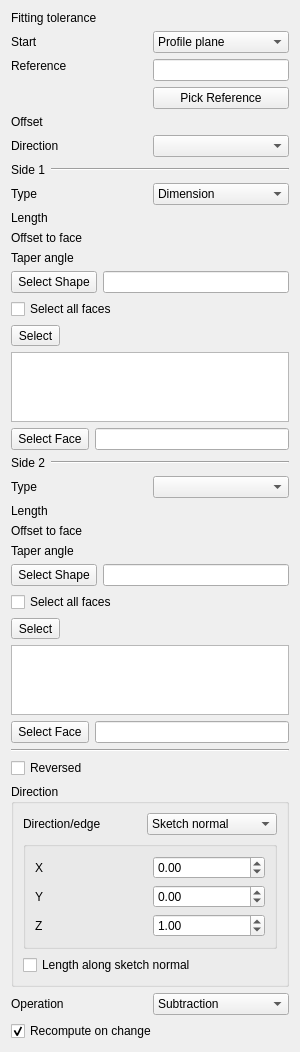
<?xml version="1.0" encoding="UTF-8"?>
<ui version="4.0">
 <class>PartDesignGui::TaskPadPocketParameters</class>
 <widget class="QWidget" name="PartDesignGui::TaskPadPocketParameters">
  <property name="geometry">
   <rect>
    <x>0</x>
    <y>0</y>
    <width>300</width>
    <height>772</height>
   </rect>
  </property>
  <property name="windowTitle">
   <string notr="true">Form</string>
  </property>
  <layout class="QVBoxLayout" name="verticalLayout">
   <item>
    <layout class="QFormLayout" name="fittingToleranceLayout">
     <item row="0" column="0">
      <widget class="QLabel" name="fittingToleranceLabel">
       <property name="text">
        <string>Fitting tolerance</string>
       </property>
       <property name="buddy">
        <cstring>fittingToleranceEdit</cstring>
       </property>
      </widget>
     </item>
     <item row="0" column="1">
      <widget class="Gui::PrefQuantitySpinBox" name="fittingToleranceEdit" native="true">
       <property name="toolTip">
        <string>Signed size correction: positive enlarges Pocket profiles and shrinks Pad profiles for clearance; negative does the reverse. Half is applied at each boundary. A 10 mm circular Pocket with +0.4 mm becomes 10.4 mm; a 10 mm circular Pad becomes 9.6 mm. Zero preserves the nominal profile.</string>
       </property>
       <property name="keyboardTracking" stdset="0">
        <bool>false</bool>
       </property>
       <property name="unit" stdset="0">
        <string notr="true">mm</string>
       </property>
      </widget>
     </item>
    </layout>
   </item>
   <item>
    <layout class="QGridLayout" name="gridLayout">
     <item row="0" column="0">
      <widget class="QLabel" name="labelStart">
       <property name="text">
        <string>Start</string>
       </property>
      </widget>
     </item>
     <item row="0" column="1">
      <widget class="QComboBox" name="startMode">
       <item>
        <property name="text">
         <string>Profile plane</string>
        </property>
       </item>
       <item>
        <property name="text">
         <string>Offset</string>
        </property>
       </item>
       <item>
        <property name="text">
         <string>Reference</string>
        </property>
       </item>
      </widget>
     </item>
     <item row="1" column="0" rowspan="2">
      <widget class="QLabel" name="labelStartReference">
       <property name="text">
        <string>Reference</string>
       </property>
       <property name="alignment">
        <set>Qt::AlignLeading|Qt::AlignLeft|Qt::AlignTop</set>
       </property>
      </widget>
     </item>
     <item row="1" column="1">
      <widget class="QLineEdit" name="lineStartReference">
       <property name="sizePolicy">
        <sizepolicy hsizetype="Ignored" vsizetype="Fixed">
         <horstretch>0</horstretch>
         <verstretch>0</verstretch>
        </sizepolicy>
       </property>
       <property name="readOnly">
        <bool>true</bool>
       </property>
      </widget>
     </item>
     <item row="2" column="1">
      <widget class="QPushButton" name="buttonStartReference">
       <property name="sizePolicy">
        <sizepolicy hsizetype="Ignored" vsizetype="Fixed">
         <horstretch>0</horstretch>
         <verstretch>0</verstretch>
        </sizepolicy>
       </property>
       <property name="text">
        <string>Pick Reference</string>
       </property>
       <property name="checkable">
        <bool>true</bool>
       </property>
      </widget>
     </item>
     <item row="3" column="0">
      <widget class="QLabel" name="labelStartOffset">
       <property name="text">
        <string>Offset</string>
       </property>
      </widget>
     </item>
     <item row="3" column="1">
      <widget class="Gui::PrefQuantitySpinBox" name="startOffsetEdit" native="true">
       <property name="keyboardTracking" stdset="0">
        <bool>false</bool>
       </property>
       <property name="unit" stdset="0">
        <string notr="true">mm</string>
       </property>
      </widget>
     </item>
     <item row="4" column="0">
      <widget class="QLabel" name="sidesLabel">
       <property name="text">
        <string>Direction</string>
       </property>
      </widget>
     </item>
     <item row="4" column="1">
      <widget class="QComboBox" name="sidesMode"/>
     </item>
     <item row="5" column="0" colspan="2">
      <layout class="QHBoxLayout" name="side1Layout">
       <property name="leftMargin">
        <number>0</number>
       </property>
       <property name="topMargin">
        <number>0</number>
       </property>
       <property name="rightMargin">
        <number>0</number>
       </property>
       <property name="bottomMargin">
        <number>0</number>
       </property>
       <item>
        <widget class="QLabel" name="side1Label">
         <property name="text">
          <string>Side 1</string>
         </property>
        </widget>
       </item>
       <item>
        <widget class="Line" name="line1">
         <property name="orientation">
          <enum>Qt::Horizontal</enum>
         </property>
         <property name="sizePolicy">
          <sizepolicy hsizetype="Expanding" vsizetype="Fixed">
           <horstretch>0</horstretch>
           <verstretch>0</verstretch>
          </sizepolicy>
         </property>
        </widget>
       </item>
      </layout>
     </item>
     <item row="6" column="0">
      <widget class="QLabel" name="textLabel1">
       <property name="text">
        <string>Type</string>
       </property>
      </widget>
     </item>
     <item row="6" column="1">
      <widget class="QComboBox" name="changeMode">
       <item>
        <property name="text">
         <string>Dimension</string>
        </property>
       </item>
      </widget>
     </item>
     <item row="7" column="0">
      <widget class="QLabel" name="labelLength">
       <property name="text">
        <string>Length</string>
       </property>
      </widget>
     </item>
     <item row="7" column="1">
      <widget class="Gui::PrefQuantitySpinBox" name="lengthEdit" native="true">
       <property name="keyboardTracking" stdset="0">
        <bool>false</bool>
       </property>
       <property name="unit" stdset="0">
        <string notr="true">mm</string>
       </property>
      </widget>
     </item>
     <item row="8" column="0">
      <widget class="QLabel" name="labelOffset">
       <property name="text">
        <string>Offset to face</string>
       </property>
      </widget>
     </item>
     <item row="8" column="1">
      <widget class="Gui::PrefQuantitySpinBox" name="offsetEdit" native="true">
       <property name="keyboardTracking" stdset="0">
        <bool>false</bool>
       </property>
       <property name="unit" stdset="0">
        <string notr="true">mm</string>
       </property>
      </widget>
     </item>
     <item row="9" column="0">
      <widget class="QLabel" name="labelTaperAngle">
       <property name="toolTip">
        <string>Angle to taper the extrusion</string>
       </property>
       <property name="text">
        <string>Taper angle</string>
       </property>
      </widget>
     </item>
     <item row="9" column="1">
      <widget class="Gui::PrefQuantitySpinBox" name="taperEdit" native="true">
       <property name="keyboardTracking" stdset="0">
        <bool>false</bool>
       </property>
       <property name="unit" stdset="0">
        <string notr="true">deg</string>
       </property>
      </widget>
     </item>
     <item row="10" column="0" colspan="2">
      <widget class="QFrame" name="upToShapeList">
       <property name="frameShadow">
        <enum>QFrame::Plain</enum>
       </property>
       <property name="lineWidth">
        <number>0</number>
       </property>
       <layout class="QVBoxLayout">
        <property name="leftMargin">
         <number>0</number>
        </property>
        <property name="topMargin">
         <number>0</number>
        </property>
        <property name="rightMargin">
         <number>0</number>
        </property>
        <property name="bottomMargin">
         <number>0</number>
        </property>
        <item>
         <layout class="QGridLayout" name="_2">
          <item row="0" column="1">
           <widget class="QLineEdit" name="lineShapeName">
            <property name="readOnly">
             <bool>true</bool>
            </property>
           </widget>
          </item>
          <item row="0" column="0">
           <widget class="QToolButton" name="buttonShape">
            <property name="minimumSize">
             <size>
              <width>0</width>
              <height>22</height>
             </size>
            </property>
            <property name="text">
             <string>Select Shape</string>
            </property>
            <property name="checkable">
             <bool>true</bool>
            </property>
           </widget>
          </item>
         </layout>
        </item>
        <item>
         <widget class="QCheckBox" name="checkBoxAllFaces">
          <property name="enabled">
           <bool>true</bool>
          </property>
          <property name="toolTip">
           <string>Selects all faces of the shape</string>
          </property>
          <property name="text">
           <string>Select all faces</string>
          </property>
         </widget>
        </item>
        <item>
         <widget class="QWidget" name="upToShapeFaces" native="true">
          <layout class="QVBoxLayout" name="verticalLayout_2">
           <property name="leftMargin">
            <number>0</number>
           </property>
           <property name="topMargin">
            <number>0</number>
           </property>
           <property name="rightMargin">
            <number>0</number>
           </property>
           <property name="bottomMargin">
            <number>0</number>
           </property>
           <item>
            <widget class="QToolButton" name="buttonShapeFace">
             <property name="toolTip">
              <string>Toggles between selection and preview mode</string>
             </property>
             <property name="text">
              <string>Select</string>
             </property>
             <property name="checkable">
              <bool>true</bool>
             </property>
            </widget>
           </item>
           <item>
            <widget class="QListWidget" name="listWidgetReferences">
             <property name="selectionMode">
              <enum>QAbstractItemView::ExtendedSelection</enum>
             </property>
            </widget>
           </item>
          </layout>
         </widget>
        </item>
       </layout>
      </widget>
     </item>
     <item row="11" column="0" colspan="2">
      <layout class="QGridLayout" name="gridLayout_5">
       <item row="0" column="1">
        <widget class="QLineEdit" name="lineFaceName">
         <property name="readOnly">
          <bool>true</bool>
         </property>
        </widget>
       </item>
       <item row="0" column="0">
        <widget class="QToolButton" name="buttonFace">
         <property name="minimumSize">
          <size>
           <width>0</width>
           <height>22</height>
          </size>
         </property>
         <property name="text">
          <string>Select Face</string>
         </property>
         <property name="checkable">
          <bool>true</bool>
         </property>
        </widget>
       </item>
      </layout>
     </item>
     <item row="12" column="0" colspan="2">
      <layout class="QHBoxLayout" name="verticalLayout_221">
       <property name="leftMargin">
        <number>0</number>
       </property>
       <property name="topMargin">
        <number>0</number>
       </property>
       <property name="rightMargin">
        <number>0</number>
       </property>
       <property name="bottomMargin">
        <number>0</number>
       </property>
       <item>
        <widget class="QLabel" name="side2Label">
         <property name="text">
          <string>Side 2</string>
         </property>
        </widget>
       </item>
       <item>
        <widget class="Line" name="line2">
         <property name="orientation">
          <enum>Qt::Horizontal</enum>
         </property>
         <property name="sizePolicy">
          <sizepolicy hsizetype="Expanding" vsizetype="Fixed">
           <horstretch>0</horstretch>
           <verstretch>0</verstretch>
          </sizepolicy>
         </property>
        </widget>
       </item>
      </layout>
     </item>
     <item row="13" column="0">
      <widget class="QLabel" name="typeLabel2">
       <property name="text">
        <string>Type</string>
       </property>
      </widget>
     </item>
     <item row="13" column="1">
      <widget class="QComboBox" name="changeMode2"/>
     </item>
     <item row="14" column="0">
      <widget class="QLabel" name="labelLength2">
       <property name="text">
        <string>Length</string>
       </property>
      </widget>
     </item>
     <item row="14" column="1">
      <widget class="Gui::PrefQuantitySpinBox" name="lengthEdit2" native="true">
       <property name="keyboardTracking" stdset="0">
        <bool>false</bool>
       </property>
       <property name="unit" stdset="0">
        <string notr="true">mm</string>
       </property>
      </widget>
     </item>
     <item row="15" column="0">
      <widget class="QLabel" name="labelOffset2">
       <property name="text">
        <string>Offset to face</string>
       </property>
      </widget>
     </item>
     <item row="15" column="1">
      <widget class="Gui::PrefQuantitySpinBox" name="offsetEdit2" native="true">
       <property name="keyboardTracking" stdset="0">
        <bool>false</bool>
       </property>
       <property name="unit" stdset="0">
        <string notr="true">mm</string>
       </property>
      </widget>
     </item>
     <item row="16" column="0">
      <widget class="QLabel" name="labelTaperAngle2">
       <property name="toolTip">
        <string>Angle to taper the extrusion</string>
       </property>
       <property name="text">
        <string>Taper angle</string>
       </property>
      </widget>
     </item>
     <item row="16" column="1">
      <widget class="Gui::PrefQuantitySpinBox" name="taperEdit2" native="true">
       <property name="keyboardTracking" stdset="0">
        <bool>false</bool>
       </property>
       <property name="unit" stdset="0">
        <string notr="true">deg</string>
       </property>
      </widget>
     </item>
     <item row="17" column="0" colspan="2">
      <widget class="QFrame" name="upToShapeList2">
       <property name="frameShadow">
        <enum>QFrame::Plain</enum>
       </property>
       <property name="lineWidth">
        <number>0</number>
       </property>
       <layout class="QVBoxLayout">
        <property name="leftMargin">
         <number>0</number>
        </property>
        <property name="topMargin">
         <number>0</number>
        </property>
        <property name="rightMargin">
         <number>0</number>
        </property>
        <property name="bottomMargin">
         <number>0</number>
        </property>
        <item>
         <layout class="QGridLayout" name="_22">
          <item row="0" column="1">
           <widget class="QLineEdit" name="lineShapeName2">
            <property name="readOnly">
             <bool>true</bool>
            </property>
           </widget>
          </item>
          <item row="0" column="0">
           <widget class="QToolButton" name="buttonShape2">
            <property name="minimumSize">
             <size>
              <width>0</width>
              <height>22</height>
             </size>
            </property>
            <property name="text">
             <string>Select Shape</string>
            </property>
            <property name="checkable">
             <bool>true</bool>
            </property>
           </widget>
          </item>
         </layout>
        </item>
        <item>
         <widget class="QCheckBox" name="checkBoxAllFaces2">
          <property name="enabled">
           <bool>true</bool>
          </property>
          <property name="toolTip">
           <string>Selects all faces of the shape</string>
          </property>
          <property name="text">
           <string>Select all faces</string>
          </property>
         </widget>
        </item>
        <item>
         <widget class="QWidget" name="upToShapeFaces2" native="true">
          <layout class="QVBoxLayout" name="verticalLayout_222">
           <property name="leftMargin">
            <number>0</number>
           </property>
           <property name="topMargin">
            <number>0</number>
           </property>
           <property name="rightMargin">
            <number>0</number>
           </property>
           <property name="bottomMargin">
            <number>0</number>
           </property>
           <item>
            <widget class="QToolButton" name="buttonShapeFace2">
             <property name="toolTip">
              <string>Toggles between selection and preview mode</string>
             </property>
             <property name="text">
              <string>Select</string>
             </property>
             <property name="checkable">
              <bool>true</bool>
             </property>
            </widget>
           </item>
           <item>
            <widget class="QListWidget" name="listWidgetReferences2">
             <property name="selectionMode">
              <enum>QAbstractItemView::ExtendedSelection</enum>
             </property>
            </widget>
           </item>
          </layout>
         </widget>
        </item>
       </layout>
      </widget>
     </item>
     <item row="24" column="0" colspan="2">
      <layout class="QGridLayout" name="gridLayout_52">
       <item row="0" column="1">
        <widget class="QLineEdit" name="lineFaceName2">
         <property name="readOnly">
          <bool>true</bool>
         </property>
        </widget>
       </item>
       <item row="0" column="0">
        <widget class="QToolButton" name="buttonFace2">
         <property name="minimumSize">
          <size>
           <width>0</width>
           <height>22</height>
          </size>
         </property>
         <property name="text">
          <string>Select Face</string>
         </property>
         <property name="checkable">
          <bool>true</bool>
         </property>
        </widget>
       </item>
      </layout>
     </item>
    </layout>
   </item>
   <item>
    <widget class="Line" name="line">
     <property name="orientation">
      <enum>Qt::Horizontal</enum>
     </property>
    </widget>
   </item>
   <item>
    <widget class="QCheckBox" name="checkBoxReversed">
     <property name="text">
      <string>Reversed</string>
     </property>
    </widget>
   </item>
   <item>
    <widget class="QGroupBox" name="groupBox">
     <property name="title">
      <string>Direction</string>
     </property>
     <layout class="QGridLayout" name="gridLayout_4">
      <item row="2" column="0">
       <widget class="QCheckBox" name="checkBoxAlongDirection">
        <property name="enabled">
         <bool>true</bool>
        </property>
        <property name="toolTip">
         <string>If unchecked, the length will be
measured along the specified direction</string>
        </property>
        <property name="text">
         <string>Length along sketch normal</string>
        </property>
       </widget>
      </item>
      <item row="0" column="0">
       <layout class="QGridLayout" name="gridLayout_3">
        <item row="0" column="0">
         <widget class="QLabel" name="labelEdge">
          <property name="text">
           <string>Direction/edge</string>
          </property>
         </widget>
        </item>
        <item row="0" column="1">
         <widget class="QComboBox" name="directionCB">
          <property name="toolTip">
           <string>Set a direction or select an edge
from the model as reference</string>
          </property>
          <item>
           <property name="text">
            <string>Sketch normal</string>
           </property>
          </item>
          <item>
           <property name="text">
            <string>Select reference…</string>
           </property>
          </item>
          <item>
           <property name="text">
            <string>Custom direction</string>
           </property>
          </item>
         </widget>
        </item>
       </layout>
      </item>
      <item row="1" column="0">
       <widget class="QGroupBox" name="groupBoxDirection">
        <property name="enabled">
         <bool>true</bool>
        </property>
        <property name="toolTip">
         <string>Use custom vector for pad direction, otherwise
the sketch plane's normal vector will be used</string>
        </property>
        <property name="checkable">
         <bool>false</bool>
        </property>
        <property name="checked">
         <bool>false</bool>
        </property>
        <layout class="QGridLayout" name="gridLayout_2">
         <item row="0" column="0">
          <widget class="QLabel" name="labelXSkew">
           <property name="text">
            <string>X</string>
           </property>
          </widget>
         </item>
         <item row="0" column="1">
          <widget class="Gui::DoubleSpinBox" name="XDirectionEdit">
           <property name="toolTip">
            <string>X-component of direction vector</string>
           </property>
           <property name="keyboardTracking">
            <bool>false</bool>
           </property>
           <property name="minimum">
            <double>-100.000000000000000</double>
           </property>
           <property name="maximum">
            <double>100.000000000000000</double>
           </property>
           <property name="singleStep">
            <double>0.100000000000000</double>
           </property>
           <property name="unit" stdset="0">
            <string notr="true"/>
           </property>
          </widget>
         </item>
         <item row="1" column="0">
          <widget class="QLabel" name="labelYSkew">
           <property name="text">
            <string>Y</string>
           </property>
          </widget>
         </item>
         <item row="1" column="1">
          <widget class="Gui::DoubleSpinBox" name="YDirectionEdit">
           <property name="toolTip">
            <string>Y-component of direction vector</string>
           </property>
           <property name="keyboardTracking">
            <bool>false</bool>
           </property>
           <property name="minimum">
            <double>-100.000000000000000</double>
           </property>
           <property name="maximum">
            <double>100.000000000000000</double>
           </property>
           <property name="singleStep">
            <double>0.100000000000000</double>
           </property>
           <property name="unit" stdset="0">
            <string notr="true"/>
           </property>
          </widget>
         </item>
         <item row="2" column="0">
          <widget class="QLabel" name="labelZSkew">
           <property name="text">
            <string>Z</string>
           </property>
          </widget>
         </item>
         <item row="2" column="1">
          <widget class="Gui::DoubleSpinBox" name="ZDirectionEdit">
           <property name="toolTip">
            <string>Z-component of direction vector</string>
           </property>
           <property name="keyboardTracking">
            <bool>false</bool>
           </property>
           <property name="minimum">
            <double>-100.000000000000000</double>
           </property>
           <property name="maximum">
            <double>100.000000000000000</double>
           </property>
           <property name="singleStep">
            <double>0.100000000000000</double>
           </property>
           <property name="value">
            <double>1.000000000000000</double>
           </property>
           <property name="unit" stdset="0">
            <string notr="true"/>
           </property>
          </widget>
         </item>
        </layout>
       </widget>
      </item>
     </layout>
    </widget>
   </item>
   <item>
    <layout class="QHBoxLayout" name="operationLayout">
     <item>
      <widget class="QLabel" name="labelOperation">
       <property name="text">
        <string>Operation</string>
       </property>
       <property name="buddy">
        <cstring>comboOperation</cstring>
       </property>
      </widget>
     </item>
     <item>
      <widget class="QComboBox" name="comboOperation">
       <item>
        <property name="text">
         <string>Subtraction</string>
        </property>
       </item>
       <item>
        <property name="text">
         <string>Common</string>
        </property>
       </item>
      </widget>
     </item>
    </layout>
   </item>
   <item>
    <widget class="QCheckBox" name="checkBoxUpdateView">
     <property name="text">
      <string>Recompute on change</string>
     </property>
     <property name="checked">
      <bool>true</bool>
     </property>
    </widget>
   </item>
  </layout>
 </widget>
 <customwidgets>
  <customwidget>
   <class>Gui::QuantitySpinBox</class>
   <extends>QWidget</extends>
   <header>Gui/QuantitySpinBox.h</header>
  </customwidget>
  <customwidget>
   <class>Gui::DoubleSpinBox</class>
   <extends>QDoubleSpinBox</extends>
   <header>Gui/SpinBox.h</header>
  </customwidget>
  <customwidget>
   <class>Gui::PrefQuantitySpinBox</class>
   <extends>Gui::QuantitySpinBox</extends>
   <header>Gui/PrefWidgets.h</header>
  </customwidget>
 </customwidgets>
 <tabstops>
  <tabstop>startMode</tabstop>
  <tabstop>lineStartReference</tabstop>
  <tabstop>buttonStartReference</tabstop>
  <tabstop>startOffsetEdit</tabstop>
  <tabstop>sidesMode</tabstop>
  <tabstop>changeMode</tabstop>
  <tabstop>lengthEdit</tabstop>
  <tabstop>offsetEdit</tabstop>
  <tabstop>taperEdit</tabstop>
  <tabstop>buttonShape</tabstop>
  <tabstop>lineShapeName</tabstop>
  <tabstop>checkBoxAllFaces</tabstop>
  <tabstop>buttonShapeFace</tabstop>
  <tabstop>listWidgetReferences</tabstop>
  <tabstop>buttonFace</tabstop>
  <tabstop>lineFaceName</tabstop>
  <tabstop>changeMode2</tabstop>
  <tabstop>lengthEdit2</tabstop>
  <tabstop>offsetEdit2</tabstop>
  <tabstop>taperEdit2</tabstop>
  <tabstop>buttonShape2</tabstop>
  <tabstop>lineShapeName2</tabstop>
  <tabstop>checkBoxAllFaces2</tabstop>
  <tabstop>buttonShapeFace2</tabstop>
  <tabstop>listWidgetReferences2</tabstop>
  <tabstop>buttonFace2</tabstop>
  <tabstop>lineFaceName2</tabstop>
  <tabstop>checkBoxReversed</tabstop>
  <tabstop>directionCB</tabstop>
  <tabstop>XDirectionEdit</tabstop>
  <tabstop>YDirectionEdit</tabstop>
  <tabstop>ZDirectionEdit</tabstop>
  <tabstop>checkBoxAlongDirection</tabstop>
  <tabstop>comboOperation</tabstop>
  <tabstop>checkBoxUpdateView</tabstop>
 </tabstops>
 <resources/>
 <connections/>
</ui>
